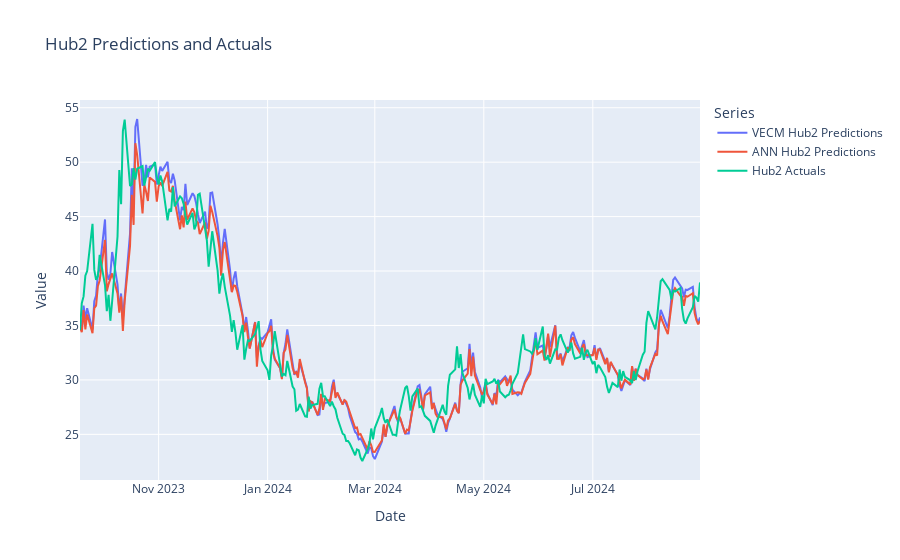

Here is the notebook cell this chart was saved with:
### Code cell
fig = go.Figure()

# Add traces for each series
fig.add_trace(go.Scatter(x=vecm_hub2_predictions.index, y=vecm_hub2_predictions[hub2_name], mode='lines', name='VECM Hub2 Predictions'))
fig.add_trace(go.Scatter(x=ann_hub2_predictions.index, y=ann_hub2_predictions[hub2_name], mode='lines', name='ANN Hub2 Predictions'))
fig.add_trace(go.Scatter(x=hub2_actuals.index, y=hub2_actuals[hub2_name], mode='lines', name='Hub2 Actuals'))

# Update layout
fig.update_layout(title='Hub2 Predictions and Actuals',
                  xaxis_title='Date',
                  yaxis_title='Value',
                  legend_title='Series')

# Show plot
fig.show()

### Figure 1 — Plotly figure (JSON) as saved in the notebook; plotly's stock layout.template omitted (floating-point values rounded to 4 significant figures; data arrays with more than 128 entries replaced by an {"elided": "..."} marker saying what was removed)
{"data": [{"mode": "lines", "name": "VECM Hub2 Predictions", "type": "scatter", "x": {"elided": "250 str values"}, "y": {"elided": "250 float values"}}, {"mode": "lines", "name": "ANN Hub2 Predictions", "type": "scatter", "x": {"elided": "250 str values"}, "y": {"elided": "250 float values"}}, {"mode": "lines", "name": "Hub2 Actuals", "type": "scatter", "x": {"elided": "250 str values"}, "y": {"elided": "250 float values"}}], "layout": {"legend": {"title": {"text": "Series"}}, "title": {"text": "Hub2 Predictions and Actuals"}, "xaxis": {"title": {"text": "Date"}}, "yaxis": {"title": {"text": "Value"}}}}
